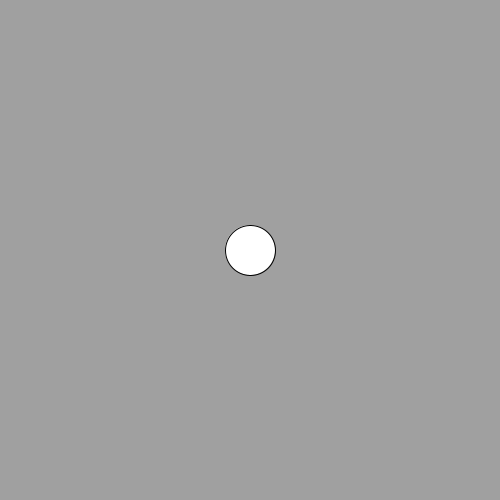
Frame 1 (no input)
Frame 60 (the mouse pressed at the canvas centre just before this capture): identical to frame 1, image omitted
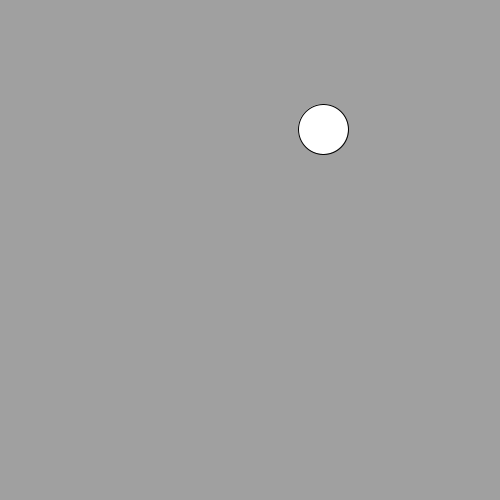
Frame 120 (the mouse held since frame 60 and released just before this capture)

The Processing sketch that drew these frames (run headless with seeded random() and noise(); from frame 60 on, the mouse is pressed at the canvas centre):

// Processing sketch: slippery_dot
// ── slippery_dot.pde
 // 1. Create three integer variables to represent the x, y, and the size of the ellipse
int xPos = 250;
int yPos = 250;
int ellipseSize = 50;
    void setup() {
      // 2. Set the size of your sketch
      size(500, 500);
    }
    
    void draw() {
      // 3. Set the background color of your sketch
      background(#A0A0A0);
      // 4. Draw an ellipse. Make sure it fits in the window.
      // Use the variables created at the top of the sketch, 
      // for the location and size of your ellipse
      ellipse(xPos, yPos, ellipseSize, ellipseSize);
    }
    
    void mousePressed() {
      //5. Create an integer variable called distance
      int distance;
      //6. Set the value of the distance variable to the value returned by the getDistance method
      //   Pass the mouse's x and y (mouseX and mouseY) and the x and y of your ellipse to the method.
      distance = getDistance(mouseX, mouseY, xPos, yPos);
      
      //7.  Use an if statement to check if the distance variable is < the radius of the ellipse
      //    If it is, set a new x and y for the ellipse, using a random location on the window
      //    Hint: Use the Processing random() function
      if (distance < ellipseSize/2) {
          xPos = int(random(500));
          yPos = int(random(500));
      }
    }
    
    int getDistance(int x1, int y1, int x2, int y2) {
      return (int)Math.sqrt(Math.pow((x1-x2),2) + Math.pow((y1-y2),2));
    }
